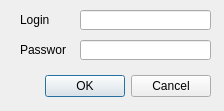
<?xml version="1.0" encoding="UTF-8"?>
<ui version="4.0">
 <class>Login</class>
 <widget class="QDialog" name="Login">
  <property name="geometry">
   <rect>
    <x>0</x>
    <y>0</y>
    <width>224</width>
    <height>111</height>
   </rect>
  </property>
  <property name="windowTitle">
   <string>Dialog</string>
  </property>
  <widget class="QDialogButtonBox" name="buttonBox">
   <property name="geometry">
    <rect>
     <x>20</x>
     <y>70</y>
     <width>191</width>
     <height>32</height>
    </rect>
   </property>
   <property name="orientation">
    <enum>Qt::Horizontal</enum>
   </property>
   <property name="standardButtons">
    <set>QDialogButtonBox::Cancel|QDialogButtonBox::Ok</set>
   </property>
  </widget>
  <widget class="QLineEdit" name="lineEdit">
   <property name="geometry">
    <rect>
     <x>80</x>
     <y>10</y>
     <width>131</width>
     <height>20</height>
    </rect>
   </property>
   <property name="text">
    <string/>
   </property>
  </widget>
  <widget class="QLabel" name="label">
   <property name="geometry">
    <rect>
     <x>20</x>
     <y>10</y>
     <width>41</width>
     <height>20</height>
    </rect>
   </property>
   <property name="text">
    <string>Login</string>
   </property>
  </widget>
  <widget class="QLabel" name="label_2">
   <property name="geometry">
    <rect>
     <x>20</x>
     <y>40</y>
     <width>46</width>
     <height>20</height>
    </rect>
   </property>
   <property name="text">
    <string>Password</string>
   </property>
  </widget>
  <widget class="QLineEdit" name="lineEdit_2">
   <property name="geometry">
    <rect>
     <x>80</x>
     <y>40</y>
     <width>131</width>
     <height>20</height>
    </rect>
   </property>
  </widget>
 </widget>
 <resources/>
 <connections>
  <connection>
   <sender>buttonBox</sender>
   <signal>accepted()</signal>
   <receiver>Login</receiver>
   <slot>accept()</slot>
   <hints>
    <hint type="sourcelabel">
     <x>210</x>
     <y>84</y>
    </hint>
    <hint type="destinationlabel">
     <x>157</x>
     <y>110</y>
    </hint>
   </hints>
  </connection>
  <connection>
   <sender>buttonBox</sender>
   <signal>rejected()</signal>
   <receiver>Login</receiver>
   <slot>reject()</slot>
   <hints>
    <hint type="sourcelabel">
     <x>210</x>
     <y>90</y>
    </hint>
    <hint type="destinationlabel">
     <x>223</x>
     <y>110</y>
    </hint>
   </hints>
  </connection>
 </connections>
</ui>
